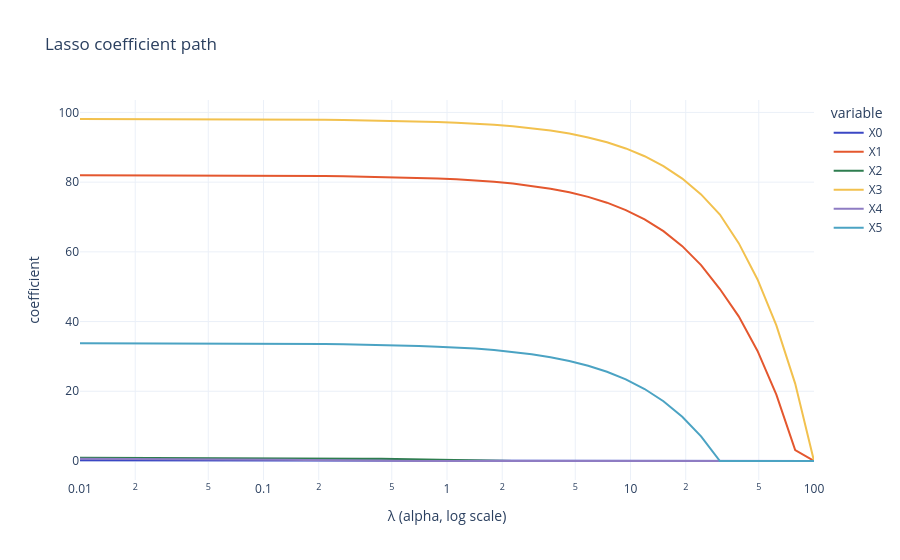

Notebook code for this chart:
### Markdown cell above
### See it with data 🔬: Lasso sets coefficients exactly to zero

Let's go back to our small dataset with 6 variables (only 3 useful) and draw the Lasso coefficient path, as we did for Ridge.

### Code cell
alphas_lasso = np.logspace(-2, 2, 40)    # from 0.01 to 100
paths_lasso = pd.DataFrame([Lasso(alpha=a).fit(X, y).coef_ for a in alphas_lasso],
                           index=alphas_lasso, columns=[f"X{j}" for j in range(6)])

fig = px.line(paths_lasso, log_x=True, title="Lasso coefficient path",
              labels={"index": "λ (alpha, log scale)", "value": "coefficient", "variable": "variable"})
fig.show()

comparison = pd.DataFrame({"true": true_coef,
                           "Ridge (alpha=10)": Ridge(alpha=10).fit(X, y).coef_,
                           "Lasso (alpha=10)": Lasso(alpha=10).fit(X, y).coef_},
                          index=paths.columns).round(2)
comparison

### Figure 1 — Plotly figure (JSON) as saved in the notebook; plotly's stock layout.template omitted (floating-point values rounded to 4 significant figures)
{"data": [{"hovertemplate": "variable=X0<br>λ (alpha, log scale)=%{x}<br>coefficient=%{y}<extra></extra>", "legendgroup": "X0", "line": {"color": "#3B47C4", "dash": "solid"}, "marker": {"symbol": "circle"}, "mode": "lines", "name": "X0", "orientation": "v", "showlegend": true, "type": "scatter", "x": [0.01, 0.01266, 0.01604, 0.02031, 0.02572, 0.03257, 0.04125, 0.05223, 0.06615, 0.08377, 0.1061, 0.1343, 0.1701, 0.2154, 0.2728, 0.3455, 0.4375, 0.5541, 0.7017, 0.8886, 1.125, 1.425, 1.805, 2.285, 2.894, 3.665, 4.642, 5.878, 7.444, 9.427, 11.94, 15.12, 19.14, 24.24, 30.7, 38.88, 49.24, 62.36, 78.97, 100.0], "xaxis": "x", "y": [0.2141, 0.2098, 0.2044, 0.1975, 0.1887, 0.1776, 0.1636, 0.1458, 0.1234, 0.09487, 0.05879, 0.0131, 0.0, 0.0, 0.0, 0.0, 0.0, 0.0, 0.0, 0.0, 0.0, 0.0, 0.0, 0.0, 0.0, 0.0, 0.0, 0.0, 0.0, 0.0, 0.0, 0.0, 0.0, 0.0, 0.0, 0.0, 0.0, 0.0, 0.0, 0.0], "yaxis": "y"}, {"hovertemplate": "variable=X1<br>λ (alpha, log scale)=%{x}<br>coefficient=%{y}<extra></extra>", "legendgroup": "X1", "line": {"color": "#E4572E", "dash": "solid"}, "marker": {"symbol": "circle"}, "mode": "lines", "name": "X1", "orientation": "v", "showlegend": true, "type": "scatter", "x": [0.01, 0.01266, 0.01604, 0.02031, 0.02572, 0.03257, 0.04125, 0.05223, 0.06615, 0.08377, 0.1061, 0.1343, 0.1701, 0.2154, 0.2728, 0.3455, 0.4375, 0.5541, 0.7017, 0.8886, 1.125, 1.425, 1.805, 2.285, 2.894, 3.665, 4.642, 5.878, 7.444, 9.427, 11.94, 15.12, 19.14, 24.24, 30.7, 38.88, 49.24, 62.36, 78.97, 100.0], "xaxis": "x", "y": [81.97, 81.97, 81.96, 81.96, 81.95, 81.95, 81.94, 81.93, 81.91, 81.9, 81.87, 81.85, 81.8, 81.75, 81.68, 81.6, 81.5, 81.39, 81.24, 81.06, 80.82, 80.51, 80.11, 79.6, 78.95, 78.13, 77.09, 75.77, 74.1, 71.99, 69.32, 65.93, 61.64, 56.21, 49.33, 41.5, 31.58, 19.02, 3.109, 0.0], "yaxis": "y"}, {"hovertemplate": "variable=X2<br>λ (alpha, log scale)=%{x}<br>coefficient=%{y}<extra></extra>", "legendgroup": "X2", "line": {"color": "#2E7D4F", "dash": "solid"}, "marker": {"symbol": "circle"}, "mode": "lines", "name": "X2", "orientation": "v", "showlegend": true, "type": "scatter", "x": [0.01, 0.01266, 0.01604, 0.02031, 0.02572, 0.03257, 0.04125, 0.05223, 0.06615, 0.08377, 0.1061, 0.1343, 0.1701, 0.2154, 0.2728, 0.3455, 0.4375, 0.5541, 0.7017, 0.8886, 1.125, 1.425, 1.805, 2.285, 2.894, 3.665, 4.642, 5.878, 7.444, 9.427, 11.94, 15.12, 19.14, 24.24, 30.7, 38.88, 49.24, 62.36, 78.97, 100.0], "xaxis": "x", "y": [0.9314, 0.9293, 0.9266, 0.9232, 0.9189, 0.9135, 0.9066, 0.8979, 0.8869, 0.8729, 0.8552, 0.8328, 0.8065, 0.7739, 0.7326, 0.6803, 0.6097, 0.5192, 0.4047, 0.2596, 0.07591, 0.0, 0.0, 0.0, 0.0, 0.0, 0.0, 0.0, 0.0, 0.0, 0.0, 0.0, 0.0, 0.0, 0.0, 0.0, 0.0, 0.0, 0.0, 0.0], "yaxis": "y"}, {"hovertemplate": "variable=X3<br>λ (alpha, log scale)=%{x}<br>coefficient=%{y}<extra></extra>", "legendgroup": "X3", "line": {"color": "#F2C14E", "dash": "solid"}, "marker": {"symbol": "circle"}, "mode": "lines", "name": "X3", "orientation": "v", "showlegend": true, "type": "scatter", "x": [0.01, 0.01266, 0.01604, 0.02031, 0.02572, 0.03257, 0.04125, 0.05223, 0.06615, 0.08377, 0.1061, 0.1343, 0.1701, 0.2154, 0.2728, 0.3455, 0.4375, 0.5541, 0.7017, 0.8886, 1.125, 1.425, 1.805, 2.285, 2.894, 3.665, 4.642, 5.878, 7.444, 9.427, 11.94, 15.12, 19.14, 24.24, 30.7, 38.88, 49.24, 62.36, 78.97, 100.0], "xaxis": "x", "y": [98.11, 98.11, 98.1, 98.1, 98.09, 98.08, 98.07, 98.06, 98.04, 98.02, 98.0, 97.96, 97.92, 97.87, 97.81, 97.73, 97.65, 97.55, 97.42, 97.26, 97.06, 96.79, 96.45, 96.03, 95.48, 94.8, 93.93, 92.83, 91.43, 89.67, 87.43, 84.6, 81.01, 76.47, 70.72, 62.49, 52.08, 38.9, 22.21, 0.0], "yaxis": "y"}, {"hovertemplate": "variable=X4<br>λ (alpha, log scale)=%{x}<br>coefficient=%{y}<extra></extra>", "legendgroup": "X4", "line": {"color": "#8E7CC3", "dash": "solid"}, "marker": {"symbol": "circle"}, "mode": "lines", "name": "X4", "orientation": "v", "showlegend": true, "type": "scatter", "x": [0.01, 0.01266, 0.01604, 0.02031, 0.02572, 0.03257, 0.04125, 0.05223, 0.06615, 0.08377, 0.1061, 0.1343, 0.1701, 0.2154, 0.2728, 0.3455, 0.4375, 0.5541, 0.7017, 0.8886, 1.125, 1.425, 1.805, 2.285, 2.894, 3.665, 4.642, 5.878, 7.444, 9.427, 11.94, 15.12, 19.14, 24.24, 30.7, 38.88, 49.24, 62.36, 78.97, 100.0], "xaxis": "x", "y": [0.6182, 0.613, 0.6064, 0.598, 0.5873, 0.5738, 0.5567, 0.5351, 0.5077, 0.4731, 0.4291, 0.3735, 0.3126, 0.2391, 0.146, 0.02808, 0.0, 0.0, 0.0, 0.0, 0.0, 0.0, -0.0, -0.0, -0.0, -0.0, -0.0, -0.0, -0.0, -0.0, -0.0, -0.0, -0.0, -0.0, -0.0, -0.0, -0.0, -0.0, 0.0, 0.0], "yaxis": "y"}, {"hovertemplate": "variable=X5<br>λ (alpha, log scale)=%{x}<br>coefficient=%{y}<extra></extra>", "legendgroup": "X5", "line": {"color": "#4BA3C3", "dash": "solid"}, "marker": {"symbol": "circle"}, "mode": "lines", "name": "X5", "orientation": "v", "showlegend": true, "type": "scatter", "x": [0.01, 0.01266, 0.01604, 0.02031, 0.02572, 0.03257, 0.04125, 0.05223, 0.06615, 0.08377, 0.1061, 0.1343, 0.1701, 0.2154, 0.2728, 0.3455, 0.4375, 0.5541, 0.7017, 0.8886, 1.125, 1.425, 1.805, 2.285, 2.894, 3.665, 4.642, 5.878, 7.444, 9.427, 11.94, 15.12, 19.14, 24.24, 30.7, 38.88, 49.24, 62.36, 78.97, 100.0], "xaxis": "x", "y": [33.77, 33.77, 33.76, 33.76, 33.75, 33.74, 33.73, 33.72, 33.71, 33.69, 33.66, 33.63, 33.59, 33.53, 33.47, 33.38, 33.28, 33.16, 33.01, 32.81, 32.56, 32.24, 31.82, 31.29, 30.62, 29.77, 28.69, 27.33, 25.6, 23.42, 20.65, 17.14, 12.7, 7.082, 0.0, 0.0, 0.0, 0.0, 0.0, 0.0], "yaxis": "y"}], "layout": {"legend": {"title": {"text": "variable"}, "tracegroupgap": 0}, "title": {"text": "Lasso coefficient path"}, "xaxis": {"anchor": "y", "domain": [0.0, 1.0], "title": {"text": "λ (alpha, log scale)"}, "type": "log"}, "yaxis": {"anchor": "x", "domain": [0.0, 1.0], "title": {"text": "coefficient"}}}}
